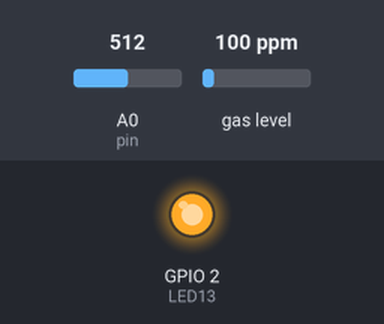
This sketch was run on a simulated ESP8266 (Wemos D1 mini). On the bench: output pins drawn as LEDs (lit = HIGH). Inputs (shaded band) come from the test bench; at power-on: A0 (pin) = 512, gas level 100 ppm. What the sketch prints to the serial monitor is not drawn.

Above: at 7.0 s.
7.1 s: A0 (pin) set to 537
8.6 s: A0 (pin) set to 565
At 9.2 s:
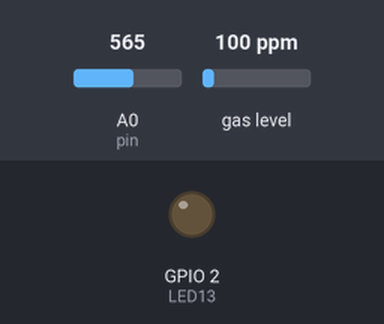
10.1 s: A0 (pin) set to 540
At 11.5 s:
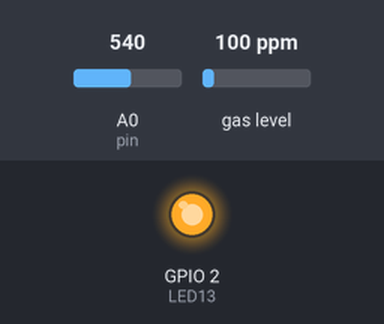
Timing chart, 0 to 12.6 s (numbered marks = the images above; inputs shaded):
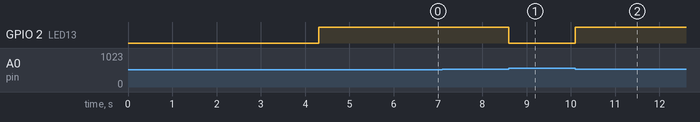

Measured:
- the behaviour switches between 550 and 551 on A0 (pin) (found by bisection; images 0 and 1)
- after the input at 8.6 s, GPIO 2 (LED13): HIGH → LOW at once
- after the input at 10.1 s, GPIO 2 (LED13): LOW → HIGH at once

The sketch:

Camandgas1.ino
```cpp
// Fill-in information from your Blynk Template here
#define BLYNK_TEMPLATE_ID "TMPL2LIs7vzJ2"
#define BLYNK_TEMPLATE_NAME "Ya rab"

#define BLYNK_FIRMWARE_VERSION "0.1.0"

#define BLYNK_PRINT Serial
//#define BLYNK_DEBUG

#define APP_DEBUG

// Uncomment your board, or configure a custom board in Settings.h
//#define USE_SPARKFUN_BLYNK_BOARD
#define USE_NODE_MCU_BOARD
//#define USE_WITTY_CLOUD_BOARD
//#define USE_WEMOS_D1_MINI

#include <MQUnifiedsensor.h>
#include "BlynkEdgent.h"
#include <BlynkTimer.h>
#include <ESP8266WebServer.h>

// Define the board correctly for MQUnifiedsensor
#define placa "ESP8266"
#define Voltage_Resolution 5  // NodeMCU operates at 3.3V
#define pin A0 // Analog input 0 of your NodeMCU
#define type "MQ-135" // MQ135
#define ADC_Bit_Resolution 10 // For NodeMCU, ADC is 10-bit
#define RatioMQ135CleanAir 1.2 // RS/R0 ratio in clean air

// Initialize a separate server on port 8080
ESP8266WebServer customServer(8080);

// Declare Sensor
MQUnifiedsensor MQ135(placa, Voltage_Resolution, ADC_Bit_Resolution, pin, type);

// Sensor data variables
int eyeLevelInt = 0;
int flagInt = 0;
const short frame_check = 10;  // Corrected with type and semicolon
short prev = 0;
float CO2; // Global variable
int PulseSensorPurplePin = 0;        // Pulse Sensor PURPLE WIRE connected to ANALOG PIN 0
int LED13 = 2;   //  The on-board Arduion LED
int Signal;                // holds the incoming raw data. Signal value can range from 0-1024
int Threshold = 550;            // Determine which Signal to "count as a beat", and which to ingore.


// Declare BlynkTimer
BlynkTimer timer;

// Function to handle the root URL "/" on custom server
void handleRoot() {
  Serial.println("Handling root request on custom server");
  customServer.send(200, "text/plain", "ESP8266 is up and running on custom server!");
}

// Function to handle incoming data at "/data" on custom server
void handleData() {
  Serial.println("Received POST request at /data on custom server");

  if (!customServer.hasArg("plain")) {  // Check if body is present
    Serial.println("No body received in POST request");
    customServer.send(400, "text/plain", "Body not received");
    return;
  }

  String body = customServer.arg("plain");
  Serial.print("Body received: ");
  Serial.println(body);

  // Assuming data is sent in the format "eye_level,flag"
  // Example: "0.25,10"

  int commaIndex = body.indexOf(',');
  if (commaIndex == -1) {
    Serial.println("Invalid data format received");
    customServer.send(400, "text/plain", "Invalid data format");
    return;
  }

  // Extract the substrings for eyeLevel and flag
  String eyeLevelStr = body.substring(0, commaIndex);
  String flagStr = body.substring(commaIndex + 1);

  Serial.print("Parsed eyeLevelStr: ");
  Serial.println(eyeLevelStr);
  Serial.print("Parsed flagStr: ");
  Serial.println(flagStr);

  // Convert eyeLevel from String to float, then scale and convert to int
  float eyeLevelFloat = eyeLevelStr.toFloat();
  eyeLevelInt = static_cast<int>(eyeLevelFloat * 100);  // 0.25 becomes 25

  // Convert flag from String to int
  flagInt = flagStr.toInt();

  // Debugging: Print the received and converted values
  Serial.print("Received Eye Level (Float): ");
  Serial.println(eyeLevelFloat, 2);  // Print with 2 decimal places
  Serial.print("Converted Eye Level (Int): ");
  Serial.println(eyeLevelInt);

  Serial.print("Received Flag: ");
  Serial.println(flagInt);

  customServer.send(200, "text/plain", "Data received");
}

// Function to send sensor data to Blynk virtual pins
void sendAllSensorData() {
  Serial.println("Sending all sensor data to Blynk");

  // Send Eye Level
  Blynk.virtualWrite(V1, eyeLevelInt);

  // Send CO2 and Flag
  Blynk.virtualWrite(V0, CO2);
  Blynk.virtualWrite(V2, flagInt);

  // Send heart beats
  Blynk.virtualWrite(V3, Signal);

  // Log events based on flag, CO2 levels, and heart beats
  if (flagInt % 10 == 0 && flagInt != 0 ) {
    Blynk.logEvent("flags", "Please take a rest!");
  }
  if (CO2 > 750) {
    Blynk.logEvent("co2", "High concentration of harmful gases, please find fresh air");
  }

  if (Signal >= 110) {
    Blynk.logEvent("highhbr", "Your heartbeat rate is getting higher, please take a rest");
  }
  if (Signal <= 82 & Signal > 81) {
    Blynk.logEvent("firstsleep", "Your heartbeat rate is getting lower, please take a rest if needed");
  }
  if (Signal <= 81) {
    Blynk.logEvent("totalsleep", "Attention, your heartbeat rate is getting lower, you are possibly about to fall asleep, please take a rest");
  }


  Serial.println("All data sent to Blynk");
}

void setup() {

  pinMode(LED13,OUTPUT);         // pin that will blink to your heartbeat!
  Serial.begin(115200); // Ensure serial monitor is set to 115200 baud
  delay(500);

  // Set math model to calculate the PPM concentration and the value of constants
  MQ135.setRegressionMethod(1); //_PPM =  a*ratio^b

  /*****************************  MQ Init ********************************************/
  // Remarks: Configure the pin of NodeMCU as input.
  /************************************************************************************/
  MQ135.init();
  /*
    // If the RL value is different from 10K please assign your RL value with the following method:
    MQ135.setRL(10);
  */

  /*****************************  MQ Calibration ********************************************/
  // Explanation:
  // In this routine, the sensor will measure the resistance of the sensor supposedly before being pre-heated
  // and in clean air (Calibration conditions), setting up R0 value.
  // We recommend executing this routine only on setup in laboratory conditions.
  // This routine does not need to be executed on each restart; you can load your R0 value from EEPROM.
  // Acknowledgements: https://jayconsystems.com/blog/understanding-a-gas-sensor
  Serial.print("Calibrating please wait.");
  float calcR0 = 0;
  for(int i = 1; i <= 10; i++) {
    MQ135.update(); // Update data; the NodeMCU will read the voltage from the analog pin
    calcR0 += MQ135.calibrate(RatioMQ135CleanAir);
    Serial.print(".");
    delay(200); // Small delay between readings
  }
  MQ135.setR0(calcR0 / 10);
  Serial.println("  done!.");

  if(isinf(calcR0)) {
    Serial.println("Warning: Connection issue, R0 is infinite (Open circuit detected). Please check your wiring and supply.");
    while(1);
  }
  if(calcR0 == 0){
    Serial.println("Warning: Connection issue found, R0 is zero (Analog pin shorts to ground). Please check your wiring and supply.");
    while(1);
  }

  /*****************************  MQ Calibration ********************************************/
  Serial.println("** Values from MQ-135 ****");
  Serial.println("|  CO2  |");

  Serial.println();
  Serial.println("Initializing BlynkEdgent and Custom Server...");

  // Define custom server routes using customServer instance
  customServer.on("/", handleRoot);
  customServer.on("/data", HTTP_POST, handleData);

  // Start the custom server on port 8080
  customServer.begin();
  Serial.println("Custom HTTP server started on port 8080");

  // Initialize BlynkEdgent
  BlynkEdgent.begin();

  // Setup timer to send all sensor data every second (1000 ms)
  timer.setInterval(1000L, sendAllSensorData);
}

void loop() {
  MQ135.update(); // Update data; the NodeMCU will read the voltage from the analog pin

  // Configure the equation to calculate CO2 concentration value
  MQ135.setA(400);
  MQ135.setB(0.715);
  CO2 = MQ135.readSensor(); // Assign to the global variable

  Signal = analogRead(PulseSensorPurplePin);  // Read the PulseSensor's value.
                                              // Assign this value to the "Signal" variable.

   Serial.println(Signal);                    // Send the Signal value to Serial Plotter.


   if(Signal > Threshold){
     digitalWrite(LED13,LOW);
   } else {
     digitalWrite(LED13,HIGH);
   }

  // Run BlynkTimer
  timer.run();

  // Run BlynkEdgent tasks
  BlynkEdgent.run();

  // Handle custom server clients
  customServer.handleClient();
}
```
